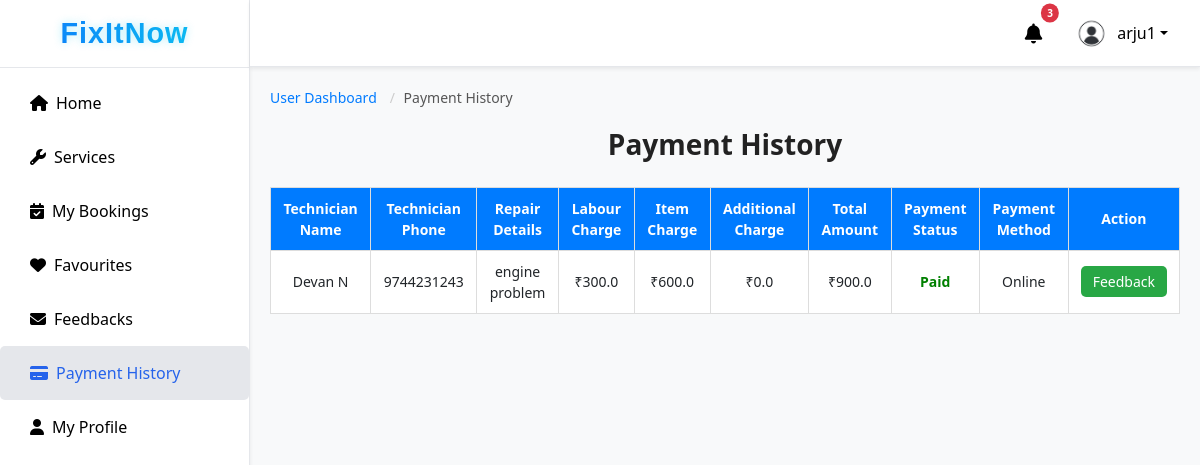
The app's page /user/payment-history/ (signed in) with its own data.
### fixapp/models.py (models this page shows, shortened)
class UserRegistration(models.Model):
    full_name = models.CharField(max_length=100)
    username = models.CharField(max_length=150, unique=True)
    email = models.EmailField(unique=True)
    password = models.CharField(max_length=128)  # plain password
    phone = models.CharField(max_length=15, null=True, blank=True)
    profile_image = models.ImageField(upload_to="user_profiles/", null=True, blank=True)
    city = models.CharField(max_length=100, blank=True, null=True)
    address = models.TextField(blank=True, null=True)
    latitude = models.FloatField(blank=True, null=True)
    longitude = models.FloatField(blank=True, null=True)
    registered_on = models.DateTimeField(default=timezone.now)

class Payment(models.Model):
    booking = models.OneToOneField(Booking, on_delete=models.CASCADE)
    repair_description = models.TextField(blank=True, null=True)
    labour_charge = models.FloatField(default=0)
    item_charge = models.FloatField(default=0)
    additional_charge = models.FloatField(default=0)
    total_amount = models.FloatField(default=0)
    payment_status = models.CharField(max_length=20, choices=[('Pending','Pending'),('Paid','Paid')], default='Pending')
    payment_date = models.DateTimeField(auto_now_add=True)
    payment_method = models.CharField(max_length=20, blank=True, null=True)

class Booking(models.Model):
    user = models.ForeignKey(UserRegistration, on_delete=models.CASCADE)
    technician = models.ForeignKey(TechnicianRequest, on_delete=models.CASCADE)
    date = models.DateField()
    time_slot = models.CharField(max_length=50)
    status = models.CharField(max_length=20, choices=[
        ('Booked','Booked'),
        ('Cancelled','Cancelled'),
        ('Accepted','Accepted'),
        ('Rejected','Rejected'),
        ('Completed','Completed')
    ], default='Booked')
    repair_details = models.TextField(blank=True, null=True)
    created_on = models.DateTimeField(auto_now_add=True)

class TechnicianRequest(models.Model):
    full_name = models.CharField(max_length=100)
    username = models.CharField(max_length=50, unique=True, null=True, blank=True)
    email = models.EmailField()
    phone = models.CharField(max_length=15)
    city = models.CharField(max_length=50)
    category = models.CharField(max_length=50)
    experience = models.PositiveIntegerField()
    profile_image = models.ImageField(upload_to="technician_profiles/", null=True, blank=True)
    document = models.FileField(upload_to="technician_docs/")
    id_proof = models.FileField(upload_to="id_proofs/", null=True, blank=True)
    password = models.CharField(max_length=128, null=True, blank=True)
    status = models.CharField(max_length=20, default="Pending")
    applied_on = models.DateTimeField(auto_now_add=True)
    latitude = models.FloatField(null=True, blank=True)
    longitude = models.FloatField(null=True, blank=True)

### fixapp/views.py (the view, shortened to what this page needs)
# urls.py: path('user/payment-history/', views.user_payment_history, name='user_payment_history'),
def user_payment_history(request):
    user_id = request.session.get('user_id')
    if not user_id:
        messages.error(request, "Please login first.")
        return redirect("login")
    user_obj = get_object_or_404(UserRegistration, id=user_id)
    payments = Payment.objects.filter(booking__user=user_obj).order_by('-payment_date')
    notifications = Notification.objects.filter(
        recipient_type__in=["users", "both"]
    ).order_by('-created_on')
    return render(request, "user_page/user_payment_history.html", {
        "payments": payments,
        "notifications": notifications,
        "user_obj": user_obj
    })

### fixapp/context_processors.py (called while the page is built)
def notifications_processor(request):
    notifications = []
    if request.session.get('user_id'):
        notifications = Notification.objects.filter(
            recipient_type__in=["users", "both"]
        ).order_by('-created_on')
    return {'notifications': notifications}

def technician_notifications_processor(request):
    notifications = []
    if request.session.get('technician_id'):
        notifications = Notification.objects.filter(
            recipient_type__in=["technicians", "both"]
        ).order_by('-created_on')
    return {'tech_notifications': notifications}

### templates/user_page/user_payment_history.html (shortened to what this page needs)
{% extends 'user_page/user_dashboard.html' %}
{% load static %}
{% block user_payment_history %}
<div class="payment-history-container">
    <nav aria-label="breadcrumb">
        <ol class="breadcrumb">
            <li class="breadcrumb-item"><a href="{% url 'user_home' %}">User Dashboard</a></li>
            <li class="breadcrumb-item active" aria-current="page">Payment History</li>
        </ol>
    </nav>
    <h2>Payment History</h2>
    <table class="payment-history-table">
        <thead>
            <tr>
                <th>Technician Name</th>
                <th>Technician Phone</th>
                <th>Repair Details</th>
                <th>Labour Charge</th>
                <th>Item Charge</th>
                <th>Additional Charge</th>
                <th>Total Amount</th>
                <th>Payment Status</th>
                <th>Payment Method</th>
                <th>Action</th>
            </tr>
        </thead>
        <tbody>
            {% for payment in payments %}
            <tr>
                <td>{{ payment.booking.technician.full_name }}</td>
                <td>{{ payment.booking.technician.phone }}</td>
                <td>{{ payment.repair_description }}</td>
                <td>₹{{ payment.labour_charge }}</td>
                <td>₹{{ payment.item_charge }}</td>
                <td>₹{{ payment.additional_charge }}</td>
                <td>₹{{ payment.total_amount }}</td>
                <td>
                    {% if payment.payment_status == "Pending" %}
                    <span class="status-pending">Pending</span>
                    {% elif payment.payment_status == "Paid" %}
                    <span class="status-paid">Paid</span>
                    {% endif %}
                </td>
                <td>{{ payment.payment_method|default:"-" }}</td>
                <td>
                    {% if payment.payment_status == "Pending" %}
                    <button type="button" class="btn-pay" data-payment-id="{{ payment.id }}"
                        data-technician="{{ payment.booking.technician.full_name }}"
                        data-amount="{{ payment.total_amount }}">
                        Pay
                    </button>
                    {% elif payment.payment_status == "Paid" %}
                    <a href="{% url 'user_feedback' tech_id=payment.booking.technician.id %}" class="btn-feedback">Feedback</a>
                    {% else %}
                    <span style="color: grey;">-</span>
                    {% endif %}
                </td>
            </tr>
            {% empty %}
            <tr>
                <td colspan="9" style="text-align:center;">No payment records found</td>
            </tr>
            {% endfor %}
        </tbody>
    </table>
</div>
{% endblock %}

### templates/user_page/user_dashboard.html (shortened to what this page needs)
{% load static %}
<!DOCTYPE html>
<html lang="en">
<head>
  <link href="https://cdn.jsdelivr.net/npm/bootstrap@5.3.2/dist/css/bootstrap.min.css" rel="stylesheet">
  <link href="https://cdn.jsdelivr.net/npm/bootstrap-icons@1.11.1/font/bootstrap-icons.css" rel="stylesheet">
  <link href="https://cdnjs.cloudflare.com/ajax/libs/font-awesome/6.4.0/css/all.min.css" rel="stylesheet">
<link href="https://cdn.jsdelivr.net/npm/remixicon@3.2.0/fonts/remixicon.css" rel="stylesheet">
  <link rel="stylesheet" href="{% static 'css/admin_dashboard.css' %}">
</head>
<body>
  <div class="d-flex">
    <nav id="sidebar" class="sidebar d-flex flex-column shadow-sm ">
      <div class="sidebar-header p-3 text-center">
        <h3 class="logo">FixItNow</h3>
      </div>
      <div class="sidebar-menu flex-grow-1">
        <ul class="nav flex-column mt-2">
          <li class="nav-item"><a href="{% url 'user_home' %}"
            class="nav-link {% if request.resolver_match.url_name == 'user_home' %}active{% endif %}">
            <i class="fas fa-home me-2"></i>Home</a>
          </li>
          <li class="nav-item"><a href="{% url 'user_services' %}"
            class="nav-link {% if request.resolver_match.url_name == 'user_services' %}active{% endif %}">
            <i class="fas fa-wrench me-2"></i>Services</a>
          </li>
          <li class="nav-item"><a href="{% url 'my_bookings' %}"
            class="nav-link {% if request.resolver_match.url_name == 'my_bookings' %}active{% endif %}">
            <i class="fas fa-calendar-check me-2"></i>My Bookings</a>
          </li>
          <li class="nav-item"><a href="{% url 'user_favorite_list' %}"
            class="nav-link {% if request.resolver_match.url_name == 'user_favorite_list' %}active{% endif %}">
            <i class="fas fa-heart me-2"></i>Favourites</a>
          </li>
          <li class="nav-item"><a href="{% url 'view_user_feedback' %}"
            class="nav-link {% if request.resolver_match.url_name == 'view_user_feedback' %}active{% endif %}"><i class="fas fa-envelope me-2"></i>Feedbacks</a></li>
          <li class="nav-item"><a href="{% url 'user_payment_history' %}"
            class="nav-link {% if request.resolver_match.url_name == 'user_payment_history' %}active{% endif %}"><i class="fas fa-credit-card me-2">
            </i>Payment History</a>
          </li>
          <li class="nav-item"><a href="{% url 'user_profile' %}"
            class="nav-link {% if request.resolver_match.url_name == 'user_profile' %}active{% endif %}">
            <i class="fas fa-user me-2"></i>My Profile</a>
          </li>
        </ul>
      </div>
    </nav>
    <div class="flex-grow-1 main-area">
      <nav class="navbar navbar-expand-lg topbar shadow-sm px-4 d-flex justify-content-end">
        <ul class="navbar-nav d-flex align-items-center">
<li class="nav-item dropdown me-3">
    <a class="nav-link position-relative" href="#" id="notificationDropdown" role="button"
       data-bs-toggle="dropdown" aria-expanded="false">
        <i class="fas fa-bell fa-lg"></i>
        {% if notifications.count %}
            <span class="badge-count">{{ notifications.count }}</span>
        {% endif %}
    </a>
</li>
          {% if user_obj %}
          <li class="nav-item dropdown">
            <a class="nav-link dropdown-toggle d-flex align-items-center" href="#" role="button"
              data-bs-toggle="dropdown" aria-expanded="false">
              {% if user_obj.profile_image %}
              <img src="{{ user_obj.profile_image.url }}" alt="profile" class="rounded-circle me-2 profile-pic"
                width="35" height="35">
              {% else %}
              <img src="{% static 'images/default_profile.png' %}" alt="profile" class="rounded-circle me-2 profile-pic"
                width="35" height="35">
              {% endif %}
              {{ user_obj.username }}
            </a>
          </li>
          {% endif %}
        </ul>
      </nav>
      {% block user_payment_history %}
      {% endblock %}
    </div>
  </div>
</body>
</html>

### static/css/admin_dashboard.css (style rules this page uses)
body, html { height: 100%; margin: 0; font-family: "Segoe UI", sans-serif; }
.sidebar { width: 250px; height: 100vh; background-color: #ffffff; color: #000000; border-right: 1px solid #e5e7eb; position: fixed; overflow-y: auto; }
.sidebar-header { flex-shrink: 0; border-bottom: 1px solid #e5e7eb; background: #fff; }
.sidebar .logo { font-family: "Poppins", sans-serif; font-size: 1.8rem; font-weight: 700; letter-spacing: 1px; margin: 0; background: linear-gradient(90deg, #0d6efd, #0dcaf0); -webkit-background-clip: text; -webkit-text-fill-color: transparent; text-shadow: 0 0 8px rgba(13, 202, 240, 0.3); animation: logo-glow 3s infinite alternate; }
.sidebar-menu { overflow-y: auto; flex-grow: 1; }
.sidebar .nav-link { color: #000000; font-size: 16px; padding: 15px 5px; transition: background 0.2s, color 0.2s; padding-left: 30px; }
.nav-link:hover, .nav-link.active { background-color: #e5e7eb; color: #2563eb !important; border-radius: 5px; }
.main-area { margin-left: 250px; display: flex; flex-direction: column; height: 100vh; }
.topbar { background-color: #ffffff; border-bottom: 1px solid #e5e7eb; color: #000000; height: 67px; flex-shrink: 0; position: sticky; top: 0; z-index: 10; align-items: center; }
.topbar .navbar-nav .nav-link { color: #000000; }
.topbar .profile-pic { width: 35px; height: 35px; object-fit: cover; }
.breadcrumb { padding: 8px 15px; margin-bottom: 40px; list-style: none; background-color: #f5f5f5; border-radius: 4px; }
.breadcrumb-item { display: inline; font-size: 14px; }
.breadcrumb-item + .breadcrumb-item::before { padding: 0 5px; color: #ccc; content: "/\00a0"; }
.breadcrumb-item a { color: #6c757d; text-decoration: none; }
.breadcrumb-item.active { color: #0275d8; }
.breadcrumb { background: transparent; padding: 0; margin-bottom: 20px; }
.badge-count { position: absolute; top: 0; right: 0; transform: translate(50%, -50%); background-color: #dc3545; color: #fff; font-size: 10px; padding: 2px 6px; border-radius: 50%; font-weight: bold; }
.breadcrumb a { text-decoration: none; color: #0077cc; transition: color 0.3s; }
.breadcrumb-item a { text-decoration: none; color: #007bff; }
.breadcrumb-item.active { color: #6c757d; }
.breadcrumb { background: none; padding-left: 0; margin-bottom: 20px; font-size: 14px; }
.breadcrumb a { color: #007bff; text-decoration: none; }
.breadcrumb .active { color: #555; }
.text-center { text-align: center; }
.status-paid { color: green; font-weight: bold; }
.payment-history-container { padding: 20px; background-color: #f8f9fa; height: 100%; }
.payment-history-container h2 { text-align: center; margin-bottom: 25px; font-size: 28px; font-weight: 600; color: #222; }
.payment-history-table { width: 100%; border-collapse: collapse; margin-bottom: 20px; }
.payment-history-table th, .payment-history-table td { border: 1px solid rgba(0,0,0,0.1); padding: 12px 15px; text-align: center; font-size: 14px; background-color: #fff; }
.payment-history-table th { background-color: rgba(0, 123, 255, 0.2); color: #000; font-weight: 600; }
.payment-history-table { width: 100%; border-collapse: collapse; margin-top: 20px; }
.payment-history-table th, .payment-history-table td { border: 1px solid #ddd; padding: 10px 12px; text-align: center; font-size: 14px; }
.payment-history-table th { background-color: #007bff; color: #fff; font-weight: 600; }
.btn-feedback { padding: 6px 12px; background-color: #28a745; color: white; border: none; border-radius: 5px; cursor: pointer; text-decoration: none; }

### records on screen
UserRegistration: profile_image (picture), username "arju1"
Payment: booking.technician.full_name "Devan N", booking.technician.phone "9744231243", repair_description "engine problem", labour_charge "300.0", item_charge "600.0", additional_charge "0.0", total_amount "900.0", payment_status "Paid", payment_method "Online"

### other values on screen
{{ notifications.count }} "3"
